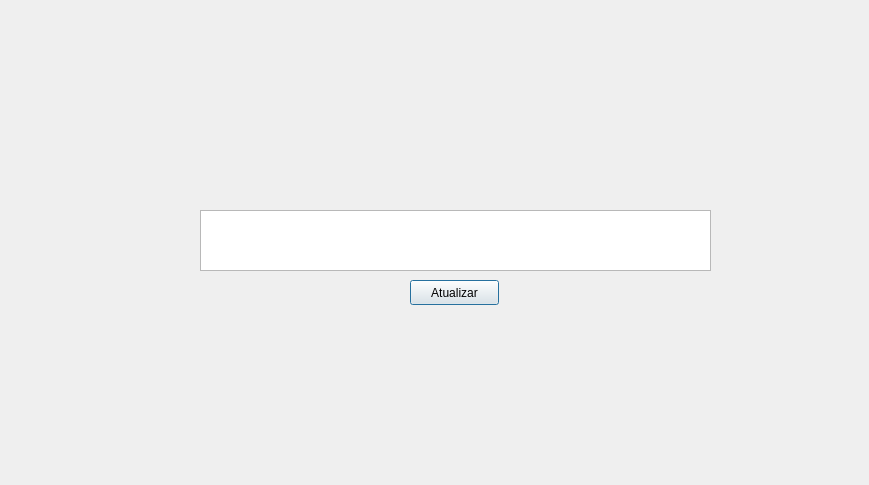
<?xml version="1.0" encoding="UTF-8"?>
<ui version="4.0">
 <class>atualizar_dados</class>
 <widget class="QDialog" name="atualizar_dados">
  <property name="geometry">
   <rect>
    <x>0</x>
    <y>0</y>
    <width>869</width>
    <height>485</height>
   </rect>
  </property>
  <property name="windowTitle">
   <string>Atualizar Dados</string>
  </property>
  <property name="windowIcon">
   <iconset resource="recursos.qrc">
    <normaloff>:/icons/add-3.png</normaloff>:/icons/add-3.png</iconset>
  </property>
  <widget class="QTableWidget" name="tableWidget">
   <property name="geometry">
    <rect>
     <x>200</x>
     <y>210</y>
     <width>511</width>
     <height>61</height>
    </rect>
   </property>
  </widget>
  <widget class="QPushButton" name="btn_att">
   <property name="geometry">
    <rect>
     <x>410</x>
     <y>280</y>
     <width>89</width>
     <height>25</height>
    </rect>
   </property>
   <property name="text">
    <string>Atualizar</string>
   </property>
  </widget>
 </widget>
 <resources>
  <include location="recursos.qrc"/>
 </resources>
 <connections/>
</ui>
